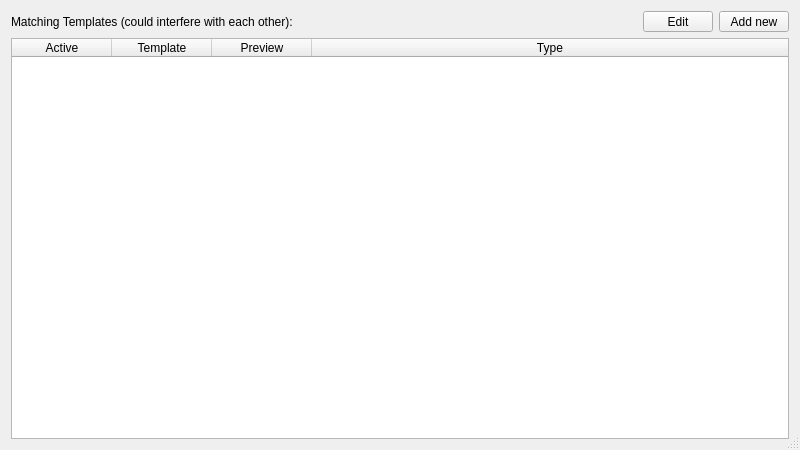
<?xml version="1.0" encoding="UTF-8"?>
<ui version="4.0">
 <class>matchingTemplateConfig</class>
 <widget class="QDialog" name="matchingTemplateConfig">
  <property name="geometry">
   <rect>
    <x>0</x>
    <y>0</y>
    <width>800</width>
    <height>450</height>
   </rect>
  </property>
  <property name="windowTitle">
   <string>Dialog</string>
  </property>
  <property name="sizeGripEnabled">
   <bool>true</bool>
  </property>
  <layout class="QGridLayout" name="gridLayout_2" rowstretch="0,1,0">
   <item row="0" column="0">
    <widget class="QLabel" name="matchingTamplateLabel">
     <property name="text">
      <string>Matching Templates (could interfere with each other):</string>
     </property>
    </widget>
   </item>
   <item row="0" column="2">
    <widget class="QToolButton" name="editSelectedItemButton">
     <property name="sizePolicy">
      <sizepolicy hsizetype="Preferred" vsizetype="Preferred">
       <horstretch>0</horstretch>
       <verstretch>0</verstretch>
      </sizepolicy>
     </property>
     <property name="minimumSize">
      <size>
       <width>70</width>
       <height>0</height>
      </size>
     </property>
     <property name="text">
      <string>Edit</string>
     </property>
    </widget>
   </item>
   <item row="0" column="1">
    <spacer name="horizontalSpacer">
     <property name="orientation">
      <enum>Qt::Horizontal</enum>
     </property>
     <property name="sizeHint" stdset="0">
      <size>
       <width>40</width>
       <height>20</height>
      </size>
     </property>
    </spacer>
   </item>
   <item row="0" column="3">
    <widget class="QToolButton" name="addNewItemButton">
     <property name="sizePolicy">
      <sizepolicy hsizetype="Preferred" vsizetype="Preferred">
       <horstretch>0</horstretch>
       <verstretch>0</verstretch>
      </sizepolicy>
     </property>
     <property name="minimumSize">
      <size>
       <width>70</width>
       <height>0</height>
      </size>
     </property>
     <property name="text">
      <string>Add new</string>
     </property>
    </widget>
   </item>
   <item row="1" column="0" colspan="4">
    <widget class="QTreeWidget" name="templatesTreeWidget">
     <property name="styleSheet">
      <string notr="true">QTreeView::item {
	padding: 2px;
}

QTreeView::item:selected:active{
	background: qlineargradient(spread:pad, x1:0, y1:0, x2:1, y2:0, stop:0 rgba(82, 133, 166, 255), stop:1 rgba(82, 133, 166, 255));
    border: 1px solid transparent;
}
QTreeView::item:selected:!active {
	background: qlineargradient(spread:pad, x1:0, y1:0, x2:1, y2:0, stop:0 rgba(82, 133, 166, 255), stop:1 rgba(82, 133, 166, 255));
    border: 1px solid transparent;
}
</string>
     </property>
     <property name="editTriggers">
      <set>QAbstractItemView::NoEditTriggers</set>
     </property>
     <property name="alternatingRowColors">
      <bool>true</bool>
     </property>
     <property name="selectionBehavior">
      <enum>QAbstractItemView::SelectRows</enum>
     </property>
     <property name="verticalScrollMode">
      <enum>QAbstractItemView::ScrollPerPixel</enum>
     </property>
     <property name="rootIsDecorated">
      <bool>false</bool>
     </property>
     <property name="itemsExpandable">
      <bool>true</bool>
     </property>
     <attribute name="headerVisible">
      <bool>true</bool>
     </attribute>
     <column>
      <property name="text">
       <string>Active</string>
      </property>
      <property name="textAlignment">
       <set>AlignHCenter|AlignVCenter|AlignCenter</set>
      </property>
     </column>
     <column>
      <property name="text">
       <string>Template</string>
      </property>
      <property name="textAlignment">
       <set>AlignHCenter|AlignVCenter|AlignCenter</set>
      </property>
     </column>
     <column>
      <property name="text">
       <string>Preview</string>
      </property>
      <property name="textAlignment">
       <set>AlignHCenter|AlignVCenter|AlignCenter</set>
      </property>
     </column>
     <column>
      <property name="text">
       <string>Type</string>
      </property>
      <property name="textAlignment">
       <set>AlignHCenter|AlignVCenter|AlignCenter</set>
      </property>
     </column>
    </widget>
   </item>
   <item row="2" column="0" colspan="4">
    <layout class="QGridLayout" name="configGridLayout"/>
   </item>
  </layout>
 </widget>
 <resources/>
 <connections/>
</ui>
